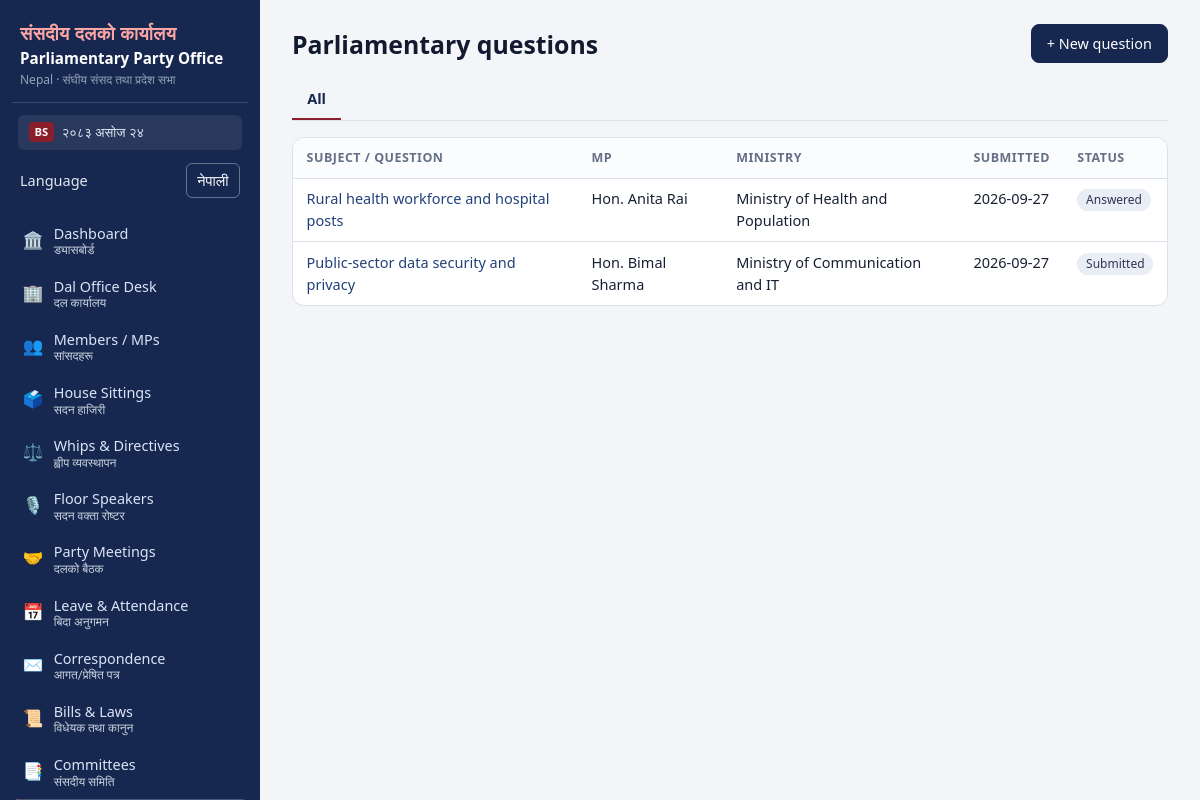
The page /questions (signed in) on the database its author committed.
### tables this page shows
CREATE TABLE users(
  id INTEGER PRIMARY KEY, name TEXT NOT NULL, email TEXT NOT NULL UNIQUE,
  password_hash TEXT NOT NULL, role TEXT NOT NULL,
  language TEXT NOT NULL DEFAULT 'en',
  status TEXT NOT NULL DEFAULT 'active', created_at TEXT NOT NULL);

CREATE TABLE parliamentary_questions(
  id INTEGER PRIMARY KEY, question TEXT NOT NULL,
  parliamentarian_id INTEGER REFERENCES parliamentarians(id),
  ministry TEXT, subject TEXT, submitted_date TEXT,
  status TEXT NOT NULL DEFAULT 'Draft', response TEXT, follow_up TEXT,
  created_by INTEGER REFERENCES users(id), created_at TEXT NOT NULL);

CREATE TABLE parliamentarians(
  id INTEGER PRIMARY KEY, name TEXT NOT NULL, name_ne TEXT, house TEXT, province TEXT,
  election_type TEXT, pr_cluster TEXT, dal_role TEXT, district TEXT, constituency TEXT,
  committee TEXT, contact TEXT, pa_name TEXT, pa_contact TEXT, capital_address TEXT,
  blood_group TEXT, bio TEXT, photo_url TEXT, status TEXT NOT NULL DEFAULT 'active',
  user_id INTEGER REFERENCES users(id));

### app.py (the view, shortened to what this page needs)
@app.route("/questions")
@login_required
def questions_list():
    base = ("SELECT pq.*, p.name mp_name FROM parliamentary_questions pq "
           "LEFT JOIN parliamentarians p ON p.id=pq.parliamentarian_id WHERE 1=1")
    args = []
    base += " ORDER BY pq.id DESC"
    questions = q(base, tuple(args))
    return render_template("questions.html", questions=questions)

### app.py (called while the page is built)
def today():
    return dt.date.today().isoformat()

def nepali_digits(val):
    if val is None:
        return ""
    return str(val).translate(NEP_DIGITS)

def db():
    if "db" not in g:
        g.db = sqlite3.connect(DB_PATH)
        g.db.row_factory = sqlite3.Row
        g.db.execute("PRAGMA foreign_keys=ON")
    return g.db

def q(sql, args=(), one=False):
    cur = db().execute(sql, args)
    return cur.fetchone() if one else cur.fetchall()

@app.before_request
def load_user():
    g.user = None
    uid = session.get("uid")
    if uid:
        u = q("SELECT * FROM users WHERE id=? AND status='active'", (uid,), one=True)
        if u:
            g.user = u
            session["language"] = u["language"] if "language" in u.keys() else "en"
        else:
            session.clear()
    if request.method == "POST":
        token = request.form.get("_csrf") or request.headers.get("X-CSRF-Token")
        if not token or token != session.get("csrf"):
            abort(400, "Invalid or missing CSRF token. Reload the page and try again.")

def csrf():
    if "csrf" not in session:
        session["csrf"] = secrets.token_hex(16)
    return session["csrf"]

def can(perm):
    return bool(g.user) and g.user["role"] in PERMS.get(perm, set())

def is_staff():
    return bool(g.user) and g.user["role"] in STAFF

def login_required(fn):
    @wraps(fn)
    def wrapper(*a, **kw):
        if not g.user:
            return redirect(url_for("login", next=request.full_path.rstrip("?")))
        return fn(*a, **kw)
    return wrapper

### templates/questions.html
{% extends 'base.html' %}{% block title %}Questions{% endblock %}
{% block content %}
<div class="page-head"><h1>Parliamentary questions</h1>{% if can('question.create') %}<a class="btn primary" href="{{ url_for('question_new') }}">+ New question</a>{% endif %}</div>
<nav class="tabs"><a href="{{ url_for('questions_list') }}" class="{{ 'on' if not status }}">All</a>
{% for s in Q_STATUSES %}<a href="{{ url_for('questions_list', status=s) }}" class="{{ 'on' if s==status }}">{{ s }}</a>{% endfor %}</nav>
<div class="card tablewrap">{% if questions %}<table class="tbl"><thead><tr><th>Subject / Question</th><th>MP</th><th>Ministry</th><th>Submitted</th><th>Status</th></tr></thead><tbody>
{% for r in questions %}<tr><td><a href="{{ url_for('question_view', qid=r.id) }}">{{ r.subject or (r.question[:70] ~ '…') }}</a></td><td>{{ r.mp_name or '—' }}</td><td>{{ r.ministry or '—' }}</td><td>{{ r.submitted_date or '—' }}</td><td><span class="badge">{{ r.status }}</span></td></tr>{% endfor %}
</tbody></table>{% else %}<p class="muted pad">No questions.</p>{% endif %}</div>
{% endblock %}

### templates/base.html (shortened to what this page needs)
<!doctype html>
<html lang="{{ 'ne' if language == 'ne' else 'en' }}">
<head>
<link rel="stylesheet" href="{{ url_for('static', filename='style.css') }}">
</head>
<body>
{% if g.user %}
<aside class="sidebar">
  <div class="brand">
    <div class="brand-nep">संसदीय दलको कार्यालय</div>
    <div class="brand-main">Parliamentary Party Office</div>
    <div class="brand-sub">Nepal · संघीय संसद तथा प्रदेश सभा</div>
  </div>
  <div class="sidebar-date">
    <span class="cal-badge">BS</span> {{ bs_today.split(' (')[0] if bs_today else today }}
  </div>
  <form class="language-switch sidebar-language" method="post" action="{{ url_for('set_language', language='ne' if language != 'ne' else 'en') }}">
    <span>{{ 'Language' if language == 'en' else 'भाषा' }}</span>
    <button type="submit" lang="{{ 'en' if language == 'ne' else 'ne' }}">{{ 'नेपाली' if language == 'en' else 'English' }}</button>
  </form>
  <nav>
    <a href="{{ url_for('dashboard') }}" class="{{ 'on' if request.endpoint=='dashboard' }}">
      <span class="nav-icon">🏛️</span>
      <span class="nav-text">Dashboard <small class="nep">ड्यासबोर्ड</small></span>
    </a>
    <a href="{{ url_for('office_desk') }}" class="{{ 'on' if request.endpoint=='office_desk' }}">
      <span class="nav-icon">🏢</span>
      <span class="nav-text">Dal Office Desk <small class="nep">दल कार्यालय</small></span>
    </a>
    <a href="{{ url_for('members_list') }}" class="{{ 'on' if request.endpoint and request.endpoint.startswith('member') }}">
      <span class="nav-icon">👥</span>
      <span class="nav-text">Members / MPs <small class="nep">सांसदहरू</small></span>
    </a>
    <a href="{{ url_for('sittings_list') }}" class="{{ 'on' if request.endpoint and request.endpoint.startswith('sitting') }}">
      <span class="nav-icon">🗳️</span>
      <span class="nav-text">House Sittings <small class="nep">सदन हाजिरी</small></span>
    </a>
    <a href="{{ url_for('whips_list') }}" class="{{ 'on' if request.endpoint and request.endpoint.startswith('whip') }}">
      <span class="nav-icon">⚖️</span>
      <span class="nav-text">Whips & Directives <small class="nep">ह्वीप व्यवस्थापन</small></span>
    </a>
    <a href="{{ url_for('rosters_list') }}" class="{{ 'on' if request.endpoint and request.endpoint.startswith('roster') }}">
      <span class="nav-icon">🎙️</span>
      <span class="nav-text">Floor Speakers <small class="nep">सदन वक्ता रोष्टर</small></span>
    </a>
    <a href="{{ url_for('meetings_list') }}" class="{{ 'on' if request.endpoint and request.endpoint.startswith('meeting') }}">
      <span class="nav-icon">🤝</span>
      <span class="nav-text">Party Meetings <small class="nep">दलको बैठक</small></span>
    </a>
    <a href="{{ url_for('leaves_list') }}" class="{{ 'on' if request.endpoint and request.endpoint.startswith('leave') }}">
      <span class="nav-icon">📅</span>
      <span class="nav-text">Leave & Attendance <small class="nep">बिदा अनुगमन</small></span>
    </a>
    <a href="{{ url_for('letters_list') }}" class="{{ 'on' if request.endpoint and request.endpoint.startswith('letter') }}">
      <span class="nav-icon">✉️</span>
      <span class="nav-text">Correspondence <small class="nep">आगत/प्रेषित पत्र</small></span>
    </a>
    <a href="{{ url_for('bills_list') }}" class="{{ 'on' if request.endpoint and request.endpoint.startswith('bill') }}">
      <span class="nav-icon">📜</span>
      <span class="nav-text">Bills & Laws <small class="nep">विधेयक तथा कानुन</small></span>
    </a>
    <a href="{{ url_for('committees_list') }}" class="{{ 'on' if request.endpoint and request.endpoint.startswith('committee') }}">
      <span class="nav-icon">📑</span>
      <span class="nav-text">Committees <small class="nep">संसदीय समिति</small></span>
    </a>
  </nav>
</aside>
{% endif %}
<main class="{{ 'main' if g.user else 'main-bare' }}">
  {% block content %}{% endblock %}
</main>
</body>
</html>

### static/style.css (style rules this page uses)
:root { --bg: #f3f5f8; --card: #ffffff; --ink: #172033; --muted: #647087; --line: #dbe1eb; --brand: #16284f; --brand2: #21407a; --nepal-crimson: #8b1e2b; --nepal-crimson-dark: #63101b; --nepal-crimson-light: #fdf2f4; --ok: #157347; --ok-bg: #d1e7dd; --warn: #b45309; --warn-bg: #fef3c7; --err: #b91c1c; --err-bg: #fee2e2; --side: 260px; }
* { box-sizing: border-box; }
body { margin: 0; font: 14.5px/1.5 system-ui, -apple-system, 'Mukta', 'Segoe UI', Roboto, sans-serif; background: var(--bg); color: var(--ink); }
a { color: var(--brand2); text-decoration: none; }
h1 { font-size: 1.55rem; margin: .1rem 0; font-weight: 700; color: #111a2e; }
.language-switch { display: inline-flex; align-items: center; margin: 0 .5rem; }
.language-switch button { border: 1px solid rgba(255,255,255,.35); border-radius: 6px; padding: .35rem .65rem; color: #fff; background: transparent; font: inherit; cursor: pointer; }
.sidebar-language { justify-content: space-between; padding: .35rem .5rem .65rem; margin: 0; color: #e2e8f0; }
.sidebar { position: fixed; inset: 0 auto 0 0; width: var(--side); background: var(--brand); color: #fff; display: flex; flex-direction: column; padding: 1rem .75rem; overflow-y: auto; z-index: 20; }
.brand { padding: .2rem .5rem .8rem; border-bottom: 1px solid rgba(255, 255, 255, 0.15); }
.brand-nep { font-size: 1.15rem; font-weight: 700; color: #fca5a5; letter-spacing: .02em; }
.brand-main { font-size: .95rem; font-weight: 600; color: #ffffff; line-height: 1.25; margin-top: .15rem; }
.brand-sub { font-size: .75rem; color: #94a3b8; margin-top: .2rem; }
.sidebar-date { background: rgba(255, 255, 255, 0.08); border-radius: 6px; padding: .45rem .65rem; margin: .75rem .4rem .5rem; font-size: .82rem; color: #e2e8f0; display: flex; align-items: center; gap: .5rem; }
.cal-badge { background: var(--nepal-crimson); color: #fff; font-size: .7rem; font-weight: 700; padding: .1rem .35rem; border-radius: 4px; }
.sidebar nav { display: flex; flex-direction: column; gap: 3px; flex: 1; margin-top: .4rem; }
.sidebar nav a { color: #dbe4f7; padding: .48rem .65rem; border-radius: 7px; display: flex; align-items: center; gap: .65rem; font-size: .9rem; }
.nav-icon { font-size: 1.05rem; line-height: 1; }
.nav-text small.nep { display: block; font-size: .75rem; color: #cbd5e1; line-height: 1.1; font-family: 'Mukta', system-ui, sans-serif; }
.main { margin-left: var(--side); padding: 1.5rem 2rem; max-width: 1300px; }
.page-head { display: flex; justify-content: space-between; align-items: flex-start; gap: 1rem; margin-bottom: 1rem; flex-wrap: wrap; }
.card { background: var(--card); border: 1px solid var(--line); border-radius: 12px; padding: 1rem 1.2rem; margin-bottom: 1.1rem; box-shadow: 0 1px 3px rgba(0,0,0,.02); }
.tablewrap { padding: 0; overflow-x: auto; }
.tbl { width: 100%; border-collapse: collapse; }
.tbl th { text-align: left; font-size: .78rem; text-transform: uppercase; letter-spacing: .04em; color: var(--muted); padding: .65rem .85rem; border-bottom: 1px solid var(--line); white-space: nowrap; background: #fbfcfd; }
.tbl td { padding: .6rem .85rem; border-bottom: 1px solid var(--line); vertical-align: top; }
.tbl tr:last-child td { border-bottom: 0; }
.badge { display: inline-block; font-size: .75rem; padding: .12rem .55rem; border-radius: 999px; background: #e9edf6; color: #2b3550; white-space: nowrap; font-weight: 500; }
.tabs { display: flex; gap: .2rem; flex-wrap: wrap; border-bottom: 1px solid var(--line); margin-bottom: 1rem; }
.tabs a { padding: .5rem .95rem; color: var(--muted); border-bottom: 2px solid transparent; font-weight: 500; }
.tabs a.on { color: var(--brand); border-color: var(--nepal-crimson); font-weight: 700; }
.btn { display: inline-block; font: inherit; font-size: .9rem; font-weight: 500; padding: .48rem .95rem; border-radius: 8px; border: 1px solid #c9cedb; background: #fff; color: var(--ink); cursor: pointer; transition: all .15s ease; }
.btn.primary { background: var(--brand); border-color: var(--brand); color: #fff; }

### rows shown on the page
users: language "Language", language "नेपाली"
parliamentary_questions: subject "Rural health workforce and hospital posts", name "Hon. Anita Rai", ministry "Ministry of Health and Population", submitted_date "2026-09-27", status "Answered"
parliamentary_questions: subject "Public-sector data security and privacy", name "Hon. Bimal Sharma", ministry "Ministry of Communication and IT", submitted_date "2026-09-27", status "Submitted"
